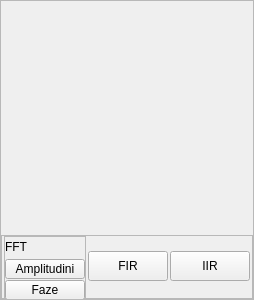
               <widget class="QFrame" name="frame_channel8">
                <property name="minimumSize">
                 <size>
                  <width>0</width>
                  <height>300</height>
                 </size>
                </property>
                <property name="maximumSize">
                 <size>
                  <width>16777215</width>
                  <height>300</height>
                 </size>
                </property>
                <property name="frameShape">
                 <enum>QFrame::StyledPanel</enum>
                </property>
                <property name="frameShadow">
                 <enum>QFrame::Raised</enum>
                </property>
                <layout class="QVBoxLayout" name="verticalLayout_53">
                 <property name="spacing">
                  <number>0</number>
                 </property>
                 <property name="leftMargin">
                  <number>0</number>
                 </property>
                 <property name="topMargin">
                  <number>0</number>
                 </property>
                 <property name="rightMargin">
                  <number>0</number>
                 </property>
                 <property name="bottomMargin">
                  <number>0</number>
                 </property>
                 <item>
                  <widget class="PlotWidget" name="plotWidget_channel_8" native="true"/>
                 </item>
                 <item>
                  <widget class="QFrame" name="frame_processing_buttons8">
                   <property name="minimumSize">
                    <size>
                     <width>0</width>
                     <height>64</height>
                    </size>
                   </property>
                   <property name="maximumSize">
                    <size>
                     <width>16777215</width>
                     <height>64</height>
                    </size>
                   </property>
                   <property name="frameShape">
                    <enum>QFrame::StyledPanel</enum>
                   </property>
                   <property name="frameShadow">
                    <enum>QFrame::Raised</enum>
                   </property>
                   <layout class="QHBoxLayout" name="horizontalLayout_12">
                    <property name="spacing">
                     <number>2</number>
                    </property>
                    <property name="leftMargin">
                     <number>2</number>
                    </property>
                    <property name="topMargin">
                     <number>0</number>
                    </property>
                    <property name="rightMargin">
                     <number>2</number>
                    </property>
                    <property name="bottomMargin">
                     <number>2</number>
                    </property>
                    <item>
                     <widget class="QFrame" name="frame_fft8">
                      <property name="minimumSize">
                       <size>
                        <width>0</width>
                        <height>64</height>
                       </size>
                      </property>
                      <property name="maximumSize">
                       <size>
                        <width>16777215</width>
                        <height>64</height>
                       </size>
                      </property>
                      <property name="frameShape">
                       <enum>QFrame::StyledPanel</enum>
                      </property>
                      <property name="frameShadow">
                       <enum>QFrame::Raised</enum>
                      </property>
                      <layout class="QVBoxLayout" name="verticalLayout_15">
                       <property name="spacing">
                        <number>2</number>
                       </property>
                       <property name="leftMargin">
                        <number>0</number>
                       </property>
                       <property name="topMargin">
                        <number>0</number>
                       </property>
                       <property name="rightMargin">
                        <number>0</number>
                       </property>
                       <property name="bottomMargin">
                        <number>0</number>
                       </property>
                       <item>
                        <widget class="QLabel" name="fft8Label">
                         <property name="minimumSize">
                          <size>
                           <width>0</width>
                           <height>20</height>
                          </size>
                         </property>
                         <property name="maximumSize">
                          <size>
                           <width>16777215</width>
                           <height>20</height>
                          </size>
                         </property>
                         <property name="text">
                          <string>FFT</string>
                         </property>
                        </widget>
                       </item>
                       <item>
                        <widget class="QPushButton" name="fftAbsChannel8pushButton">
                         <property name="minimumSize">
                          <size>
                           <width>0</width>
                           <height>20</height>
                          </size>
                         </property>
                         <property name="maximumSize">
                          <size>
                           <width>16777215</width>
                           <height>20</height>
                          </size>
                         </property>
                         <property name="text">
                          <string>Amplitudini</string>
                         </property>
                         <property name="checkable">
                          <bool>true</bool>
                         </property>
                        </widget>
                       </item>
                       <item>
                        <widget class="QPushButton" name="fftPhaseChannel8pushButton">
                         <property name="minimumSize">
                          <size>
                           <width>0</width>
                           <height>20</height>
                          </size>
                         </property>
                         <property name="maximumSize">
                          <size>
                           <width>16777215</width>
                           <height>20</height>
                          </size>
                         </property>
                         <property name="text">
                          <string>Faze</string>
                         </property>
                         <property name="checkable">
                          <bool>true</bool>
                         </property>
                        </widget>
                       </item>
                      </layout>
                     </widget>
                    </item>
                    <item>
                     <widget class="QPushButton" name="pushButton_FIR_8">
                      <property name="minimumSize">
                       <size>
                        <width>0</width>
                        <height>30</height>
                       </size>
                      </property>
                      <property name="maximumSize">
                       <size>
                        <width>16777215</width>
                        <height>30</height>
                       </size>
                      </property>
                      <property name="text">
                       <string>FIR</string>
                      </property>
                      <property name="checkable">
                       <bool>true</bool>
                      </property>
                     </widget>
                    </item>
                    <item>
                     <widget class="QPushButton" name="pushButton_IIR_8">
                      <property name="minimumSize">
                       <size>
                        <width>0</width>
                        <height>30</height>
                       </size>
                      </property>
                      <property name="maximumSize">
                       <size>
                        <width>16777215</width>
                        <height>30</height>
                       </size>
                      </property>
                      <property name="text">
                       <string>IIR</string>
                      </property>
                      <property name="checkable">
                       <bool>true</bool>
                      </property>
                     </widget>
                    </item>
                   </layout>
                  </widget>
                 </item>
                </layout>
               </widget>
